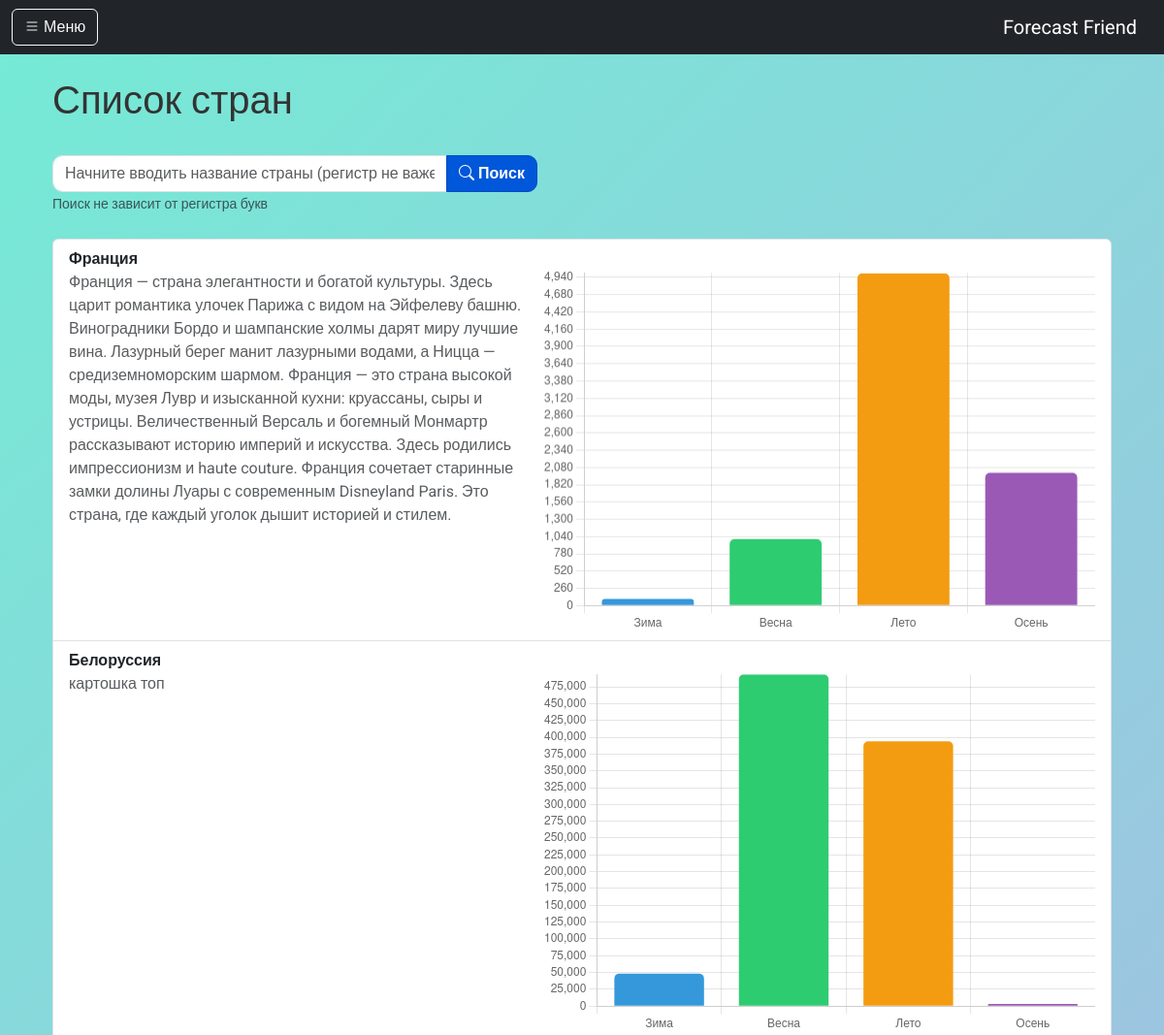
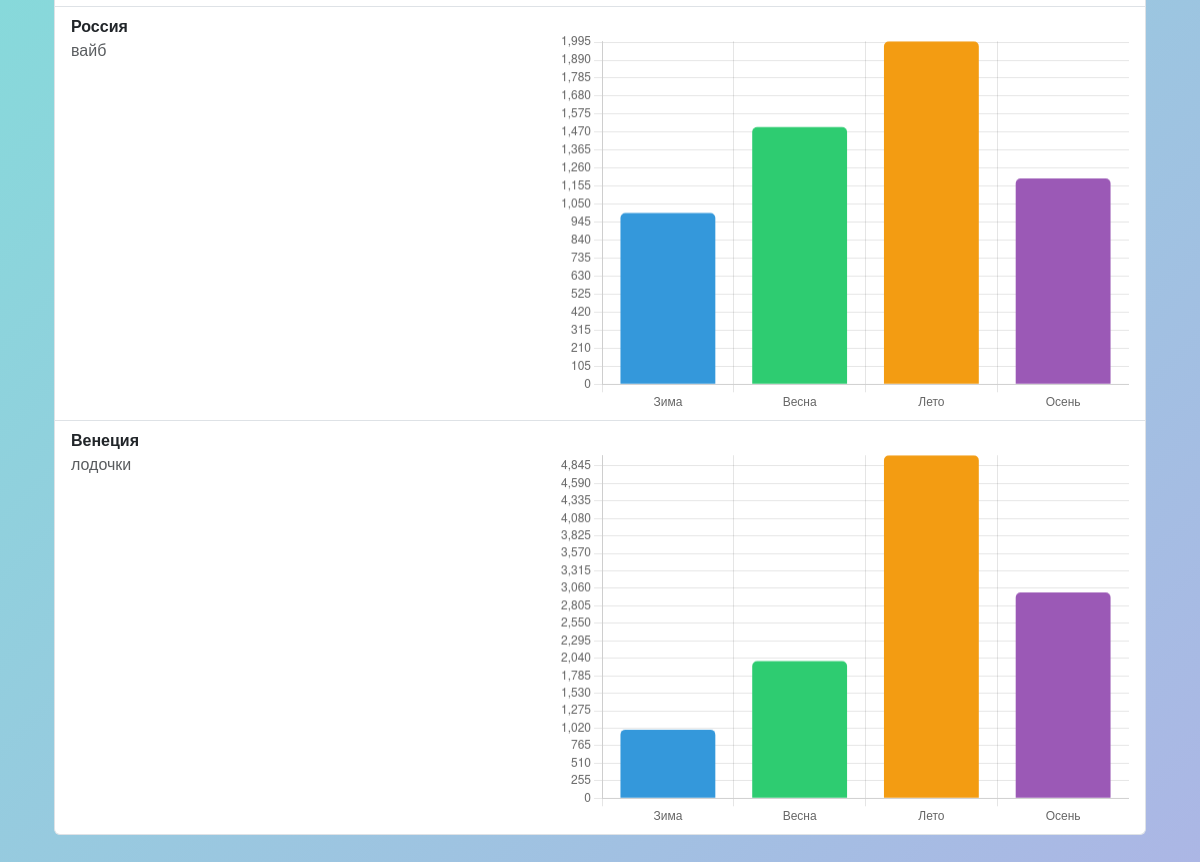
The app's page /countries/ with its own data (2 pictures, top to bottom).
### core/models.py (models this page shows, shortened)
class Country(models.Model):
    name = models.CharField(max_length=100)
    description = models.TextField()
    tourists_winter = models.PositiveIntegerField(default=0, verbose_name="Туристы (зима)")
    tourists_spring = models.PositiveIntegerField(default=0, verbose_name="Туристы (весна)")
    tourists_summer = models.PositiveIntegerField(default=0, verbose_name="Туристы (лето)")
    tourists_autumn = models.PositiveIntegerField(default=0, verbose_name="Туристы (осень)")

### core/views.py (the view)
# urls.py: path('countries/', country_list, name='country_list'),
def country_list(request):
    search_query = request.GET.get('search', '').strip()
    if search_query:
        countries = Country.objects.filter(name__icontains=search_query)
    else:
        countries = Country.objects.all()
    chart_data = []
    for country in countries:
        chart_data.append({
            'id': country.id,
            'name': country.name,
            'tourists': [
                country.tourists_winter or 0,
                country.tourists_spring or 0,
                country.tourists_summer or 0,
                country.tourists_autumn or 0,
            ]
        })
    context = {
        'countries': countries,
        'chart_data': chart_data,
        'search_query': search_query,
    }
    return render(request, 'core/country_list.html', context)

### core/templates/core/country_list.html (shortened to what this page needs)
{% extends 'base.html' %}
{% block content %}
<div class="container mt-4">
    <div class="d-flex justify-content-between align-items-center mb-4">
        <h1>Список стран</h1>
    </div>
    <form method="get" class="mb-4">
        <div class="input-group" style="max-width: 500px;">
            <input type="text" name="search" class="form-control"
                placeholder="Начните вводить название страны (регистр не важен)..." value="{{ search_query }}">
            <button type="submit" class="btn btn-primary">
                <i class="bi bi-search"></i> Поиск
            </button>
        </div>
        <small class="text-muted">Поиск не зависит от регистра букв</small>
    </form>
    <div class="list-group">
        {% for country in countries %}
        <div class="list-group-item">
            <div class="d-flex justify-content-between align-items-start flex-wrap">
                <div class="me-3" style="flex: 1 1 300px;">
                    <div class="fw-bold">{{ country.name }}</div>
                    <div class="text-muted">{{ country.description|default:"Описание отсутствует" }}</div>
                </div>
                <div class="chart-container mt-3" style="flex: 1 1 400px;">
                    <canvas id="chart-{{ country.id }}" height="200"></canvas>
                </div>
            </div>
        </div>
        {% empty %}
        <div class="alert alert-info">
            <i class="bi bi-info-circle"></i> Страны не найдены. Попробуйте изменить запрос.
        </div>
        {% endfor %}
    </div>
</div>
<script>
    const chartData = JSON.parse(document.getElementById('chart-data').textContent);
    chartData.forEach(country => {
        const ctx = document.getElementById('chart-' + country.id).getContext('2d');
        new Chart(ctx, {
            type: 'bar',
            data: {
                labels: ['Зима', 'Весна', 'Лето', 'Осень'],
                datasets: [{
                    label: 'Количество посещений',
                    data: country.tourists,
                    backgroundColor: ['#3498db', '#2ecc71', '#f39c12', '#9b59b6'],
                    borderRadius: 5
                }]
            },
            options: {
                responsive: true,
                plugins: {
                    legend: { display: false },
                    tooltip: { enabled: true }
                },
                scales: {
                    y: {
                        beginAtZero: true,
                        precision: 0,
                        ticks: {
                            stepSize: 1
                        }
                    }
                }
            }
        });
    });
</script>
{% endblock %}

### static/css/style.css (style rules this page uses)
body { font-family: 'Roboto', sans-serif; background: linear-gradient(135deg, #74ebd5, #acb6e5); min-height: 100vh; margin: 0; padding: 0; color: #333; }
.btn-primary { background-color: #0057D9; border-color: #004CC1; color: #fff; border-radius: 10px; font-weight: 600; transition: all 0.2s ease-in-out; }
.form-control { border-radius: 10px; }

### core/templates/core/country_list.html (style rules this page uses)
.chart-container { max-width: 800px; margin: 0 auto; }

### records on screen
Country: name "Франция", description "Франция — страна элегантности и богатой культуры. Здесь царит романтика улочек Парижа с видом на Эйфелеву башню. Виноградники Бордо и шампанские холмы дарят миру лучшие вина. Лазурный берег манит лазурными водами, а Ницца — средиземноморским шармом. Франция — это страна высокой моды, музея Лувр и изысканной кухни: круассаны, сыры и устрицы. Величественный Версаль и богемный Монмартр рассказывают историю империй и искусства. Здесь родились импрессионизм и haute couture. Франция сочетает старинные замки долины Луары с современным Disneyland Paris. Это страна, где каждый уголок дышит историей и стилем."
Country: name "Белоруссия", description "картошка топ"
Country: name "Россия", description "вайб"
Country: name "Венеция", description "лодочки"
